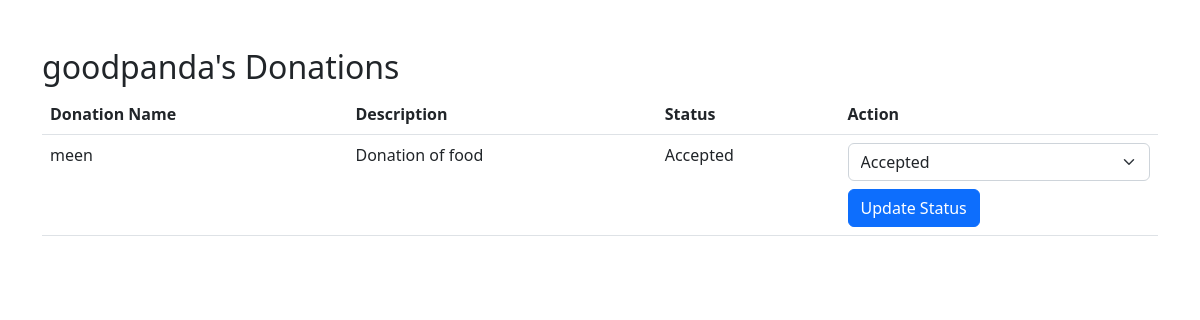
/ngo_home/4/ (signed in), run on an earlier commit of the app's database.
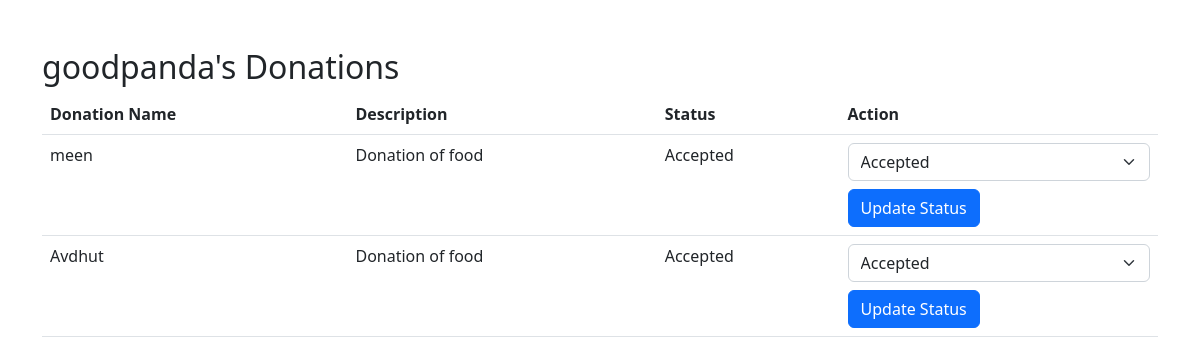
And on a later commit of the database.
### donation/models.py (models this page shows, shortened)
class Donation(models.Model):
    donor = models.ForeignKey(Donor,on_delete=models.CASCADE)
    donationname = models.CharField(null=True, max_length=100)
    donationpic = models.FileField(null=True)
    Collectionloc = models.CharField(null=True, max_length=300)
    Description = models.CharField(null=True, max_length=300)
    status = models.CharField(null=True, max_length=50, default="Pending")
    Donationdate = models.DateTimeField(auto_now_add=True)
    donation_type = models.CharField(max_length=50, null=True)
    adminremark = models.CharField(null=True, max_length=300)
    Ngo = models.ForeignKey(NGO,on_delete=models.CASCADE)
    NGOremark = models.CharField(null=True, max_length=300)
    Updationdate = models.DateField(null=True)

### donation/views.py (the view, shortened to what this page needs)
# urls.py: path('ngo_home/<int:ngo_id>/', ngo_home, name='ngo_home'),
def ngo_home(request, ngo_id):
    if not request.user.is_authenticated:
        return redirect('login')  # Redirect to login if the user is not authenticated
    ngo = NGO.objects.get(id=ngo_id)
    donations = Donation.objects.filter(Ngo=ngo)
    return render(request, 'ngo_home.html', {'ngo': ngo, 'donations': donations})

### donation/templates/ngo_home.html (shortened to what this page needs)
{% load static %}
<!DOCTYPE html>
<html lang="en">
<head>
    <link rel="stylesheet" href="{% static 'css/bootstrap.min.css' %}">
</head>
<body>
<div class="container mt-5">
    <h2>{{ ngo.user.first_name }}'s Donations</h2>
    <table class="table">
        <thead>
            <tr>
                <th>Donation Name</th>
                <th>Description</th>
                <th>Status</th>
                <th>Action</th>
            </tr>
        </thead>
        <tbody>
            {% for donation in donations %}
                <tr>
                    <td>{{ donation.donationname }}</td>
                    <td>{{ donation.Description }}</td>
                    <td>{{ donation.status }}</td>
                    <td>
                        <form method="POST" action="">
                            <select name="status" class="form-select">
                                <option value="Accepted" {% if donation.status == 'Accepted' %}selected{% endif %}>Accepted</option>
                            </select>
                            <button type="submit" class="btn btn-primary mt-2">Update Status</button>
                        </form>
                    </td>
                </tr>
            {% endfor %}
        </tbody>
    </table>
</div>
</body>
</html>

What changed in the data, as far as the page shows it:
added Donation: donationname "Avdhut", Description "Donation of food", status "Accepted"
